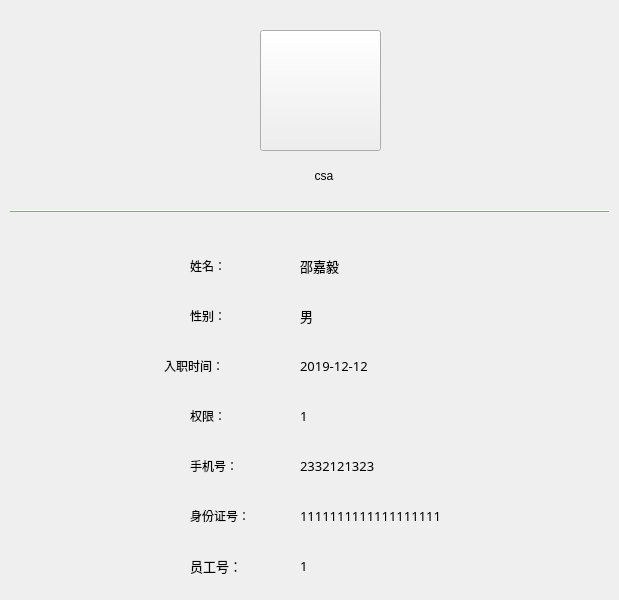
    <widget class="QWidget" name="page">
     <widget class="QFrame" name="split">
      <property name="geometry">
       <rect>
        <x>10</x>
        <y>210</y>
        <width>600</width>
        <height>2</height>
       </rect>
      </property>
      <property name="styleSheet">
       <string notr="true">color:#CCFFCC;
border-color:#CCFFCC;
background-color:#CCFFCC</string>
      </property>
      <property name="frameShape">
       <enum>QFrame::HLine</enum>
      </property>
      <property name="frameShadow">
       <enum>QFrame::Raised</enum>
      </property>
     </widget>
     <widget class="QToolButton" name="head_2">
      <property name="geometry">
       <rect>
        <x>260</x>
        <y>30</y>
        <width>121</width>
        <height>121</height>
       </rect>
      </property>
      <property name="text">
       <string/>
      </property>
      <property name="icon">
       <iconset>
        <normaloff>../../../../../pictures/staff3.png</normaloff>../../../../../pictures/staff3.png</iconset>
      </property>
      <property name="iconSize">
       <size>
        <width>100</width>
        <height>100</height>
       </size>
      </property>
     </widget>
     <widget class="QLabel" name="name">
      <property name="geometry">
       <rect>
        <x>260</x>
        <y>160</y>
        <width>131</width>
        <height>31</height>
       </rect>
      </property>
      <property name="palette">
       <palette>
        <active>
         <colorrole role="WindowText">
          <brush brushstyle="SolidPattern">
           <color alpha="255">
            <red>0</red>
            <green>0</green>
            <blue>0</blue>
           </color>
          </brush>
         </colorrole>
         <colorrole role="Button">
          <brush brushstyle="SolidPattern">
           <color alpha="255">
            <red>255</red>
            <green>255</green>
            <blue>255</blue>
           </color>
          </brush>
         </colorrole>
         <colorrole role="Text">
          <brush brushstyle="SolidPattern">
           <color alpha="255">
            <red>0</red>
            <green>0</green>
            <blue>0</blue>
           </color>
          </brush>
         </colorrole>
         <colorrole role="ButtonText">
          <brush brushstyle="SolidPattern">
           <color alpha="255">
            <red>255</red>
            <green>255</green>
            <blue>255</blue>
           </color>
          </brush>
         </colorrole>
         <colorrole role="Base">
          <brush brushstyle="SolidPattern">
           <color alpha="255">
            <red>255</red>
            <green>255</green>
            <blue>255</blue>
           </color>
          </brush>
         </colorrole>
         <colorrole role="Window">
          <brush brushstyle="SolidPattern">
           <color alpha="255">
            <red>255</red>
            <green>255</green>
            <blue>255</blue>
           </color>
          </brush>
         </colorrole>
         <colorrole role="PlaceholderText">
          <brush brushstyle="SolidPattern">
           <color alpha="128">
            <red>0</red>
            <green>0</green>
            <blue>0</blue>
           </color>
          </brush>
         </colorrole>
        </active>
        <inactive>
         <colorrole role="WindowText">
          <brush brushstyle="SolidPattern">
           <color alpha="255">
            <red>0</red>
            <green>0</green>
            <blue>0</blue>
           </color>
          </brush>
         </colorrole>
         <colorrole role="Button">
          <brush brushstyle="SolidPattern">
           <color alpha="255">
            <red>255</red>
            <green>255</green>
            <blue>255</blue>
           </color>
          </brush>
         </colorrole>
         <colorrole role="Text">
          <brush brushstyle="SolidPattern">
           <color alpha="255">
            <red>0</red>
            <green>0</green>
            <blue>0</blue>
           </color>
          </brush>
         </colorrole>
         <colorrole role="ButtonText">
          <brush brushstyle="SolidPattern">
           <color alpha="255">
            <red>255</red>
            <green>255</green>
            <blue>255</blue>
           </color>
          </brush>
         </colorrole>
         <colorrole role="Base">
          <brush brushstyle="SolidPattern">
           <color alpha="255">
            <red>255</red>
            <green>255</green>
            <blue>255</blue>
           </color>
          </brush>
         </colorrole>
         <colorrole role="Window">
          <brush brushstyle="SolidPattern">
           <color alpha="255">
            <red>255</red>
            <green>255</green>
            <blue>255</blue>
           </color>
          </brush>
         </colorrole>
         <colorrole role="PlaceholderText">
          <brush brushstyle="SolidPattern">
           <color alpha="128">
            <red>0</red>
            <green>0</green>
            <blue>0</blue>
           </color>
          </brush>
         </colorrole>
        </inactive>
        <disabled>
         <colorrole role="WindowText">
          <brush brushstyle="SolidPattern">
           <color alpha="255">
            <red>255</red>
            <green>255</green>
            <blue>255</blue>
           </color>
          </brush>
         </colorrole>
         <colorrole role="Button">
          <brush brushstyle="SolidPattern">
           <color alpha="255">
            <red>255</red>
            <green>255</green>
            <blue>255</blue>
           </color>
          </brush>
         </colorrole>
         <colorrole role="Text">
          <brush brushstyle="SolidPattern">
           <color alpha="255">
            <red>255</red>
            <green>255</green>
            <blue>255</blue>
           </color>
          </brush>
         </colorrole>
         <colorrole role="ButtonText">
          <brush brushstyle="SolidPattern">
           <color alpha="255">
            <red>255</red>
            <green>255</green>
            <blue>255</blue>
           </color>
          </brush>
         </colorrole>
         <colorrole role="Base">
          <brush brushstyle="SolidPattern">
           <color alpha="255">
            <red>255</red>
            <green>255</green>
            <blue>255</blue>
           </color>
          </brush>
         </colorrole>
         <colorrole role="Window">
          <brush brushstyle="SolidPattern">
           <color alpha="255">
            <red>255</red>
            <green>255</green>
            <blue>255</blue>
           </color>
          </brush>
         </colorrole>
         <colorrole role="PlaceholderText">
          <brush brushstyle="SolidPattern">
           <color alpha="128">
            <red>255</red>
            <green>255</green>
            <blue>255</blue>
           </color>
          </brush>
         </colorrole>
        </disabled>
       </palette>
      </property>
      <property name="text">
       <string>csa </string>
      </property>
      <property name="alignment">
       <set>Qt::AlignCenter</set>
      </property>
     </widget>
     <widget class="QLabel" name="label">
      <property name="geometry">
       <rect>
        <x>190</x>
        <y>240</y>
        <width>61</width>
        <height>51</height>
       </rect>
      </property>
      <property name="font">
       <font>
        <family>幼圆</family>
        <pointsize>9</pointsize>
       </font>
      </property>
      <property name="text">
       <string>姓名：</string>
      </property>
     </widget>
     <widget class="QLabel" name="label_3">
      <property name="geometry">
       <rect>
        <x>190</x>
        <y>290</y>
        <width>51</width>
        <height>51</height>
       </rect>
      </property>
      <property name="font">
       <font>
        <family>幼圆</family>
        <pointsize>9</pointsize>
       </font>
      </property>
      <property name="text">
       <string>性别：</string>
      </property>
     </widget>
     <widget class="QLabel" name="label_4">
      <property name="geometry">
       <rect>
        <x>164</x>
        <y>340</y>
        <width>71</width>
        <height>51</height>
       </rect>
      </property>
      <property name="font">
       <font>
        <family>幼圆</family>
        <pointsize>9</pointsize>
       </font>
      </property>
      <property name="text">
       <string>入职时间：</string>
      </property>
     </widget>
     <widget class="QLabel" name="label_5">
      <property name="geometry">
       <rect>
        <x>190</x>
        <y>390</y>
        <width>61</width>
        <height>51</height>
       </rect>
      </property>
      <property name="font">
       <font>
        <family>幼圆</family>
        <pointsize>9</pointsize>
       </font>
      </property>
      <property name="text">
       <string>权限：</string>
      </property>
     </widget>
     <widget class="QLabel" name="label_6">
      <property name="geometry">
       <rect>
        <x>190</x>
        <y>440</y>
        <width>71</width>
        <height>51</height>
       </rect>
      </property>
      <property name="font">
       <font>
        <family>幼圆</family>
        <pointsize>9</pointsize>
       </font>
      </property>
      <property name="text">
       <string>手机号：</string>
      </property>
     </widget>
     <widget class="QLabel" name="label_7">
      <property name="geometry">
       <rect>
        <x>190</x>
        <y>490</y>
        <width>81</width>
        <height>51</height>
       </rect>
      </property>
      <property name="font">
       <font>
        <family>幼圆</family>
        <pointsize>9</pointsize>
       </font>
      </property>
      <property name="text">
       <string>身份证号：</string>
      </property>
     </widget>
     <widget class="QLabel" name="sname">
      <property name="geometry">
       <rect>
        <x>300</x>
        <y>250</y>
        <width>131</width>
        <height>31</height>
       </rect>
      </property>
      <property name="font">
       <font>
        <family>幼圆</family>
        <pointsize>10</pointsize>
       </font>
      </property>
      <property name="text">
       <string>邵嘉毅</string>
      </property>
     </widget>
     <widget class="QLabel" name="ssex">
      <property name="geometry">
       <rect>
        <x>300</x>
        <y>300</y>
        <width>81</width>
        <height>31</height>
       </rect>
      </property>
      <property name="font">
       <font>
        <family>幼圆</family>
        <pointsize>10</pointsize>
       </font>
      </property>
      <property name="text">
       <string>男</string>
      </property>
     </widget>
     <widget class="QLabel" name="stime">
      <property name="geometry">
       <rect>
        <x>300</x>
        <y>350</y>
        <width>91</width>
        <height>31</height>
       </rect>
      </property>
      <property name="font">
       <font>
        <family>幼圆</family>
        <pointsize>10</pointsize>
       </font>
      </property>
      <property name="text">
       <string>2019-12-12</string>
      </property>
     </widget>
     <widget class="QLabel" name="srole">
      <property name="geometry">
       <rect>
        <x>300</x>
        <y>400</y>
        <width>81</width>
        <height>31</height>
       </rect>
      </property>
      <property name="font">
       <font>
        <family>幼圆</family>
        <pointsize>10</pointsize>
       </font>
      </property>
      <property name="text">
       <string>1</string>
      </property>
     </widget>
     <widget class="QLabel" name="sphone">
      <property name="geometry">
       <rect>
        <x>300</x>
        <y>450</y>
        <width>141</width>
        <height>31</height>
       </rect>
      </property>
      <property name="font">
       <font>
        <family>幼圆</family>
        <pointsize>10</pointsize>
       </font>
      </property>
      <property name="text">
       <string>2332121323</string>
      </property>
     </widget>
     <widget class="QLabel" name="sidcard">
      <property name="geometry">
       <rect>
        <x>300</x>
        <y>500</y>
        <width>181</width>
        <height>31</height>
       </rect>
      </property>
      <property name="font">
       <font>
        <family>幼圆</family>
        <pointsize>10</pointsize>
       </font>
      </property>
      <property name="text">
       <string>1111111111111111111</string>
      </property>
     </widget>
     <widget class="QLabel" name="label_8">
      <property name="geometry">
       <rect>
        <x>190</x>
        <y>540</y>
        <width>81</width>
        <height>51</height>
       </rect>
      </property>
      <property name="font">
       <font>
        <family>幼圆</family>
        <pointsize>10</pointsize>
       </font>
      </property>
      <property name="text">
       <string>员工号：</string>
      </property>
     </widget>
     <widget class="QLabel" name="sidcard_2">
      <property name="geometry">
       <rect>
        <x>300</x>
        <y>550</y>
        <width>181</width>
        <height>31</height>
       </rect>
      </property>
      <property name="font">
       <font>
        <family>幼圆</family>
        <pointsize>10</pointsize>
       </font>
      </property>
      <property name="text">
       <string>1</string>
      </property>
     </widget>
    </widget>
